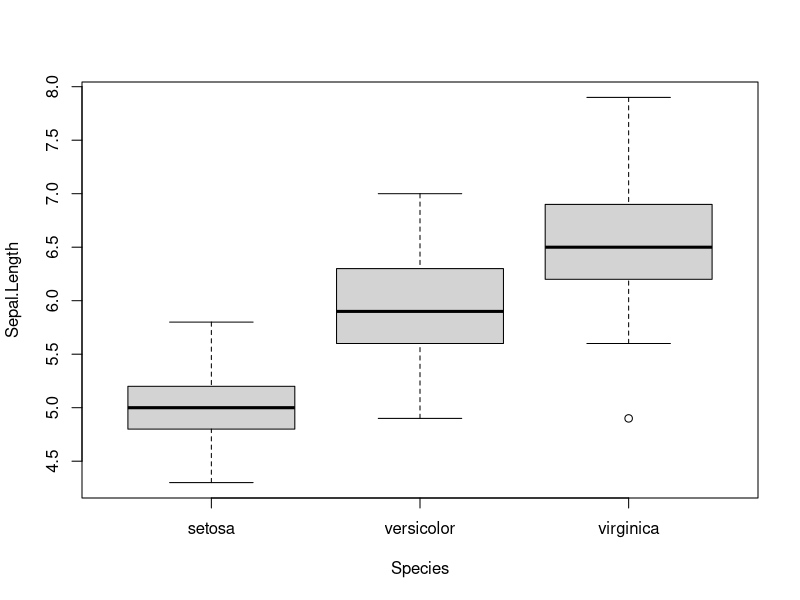
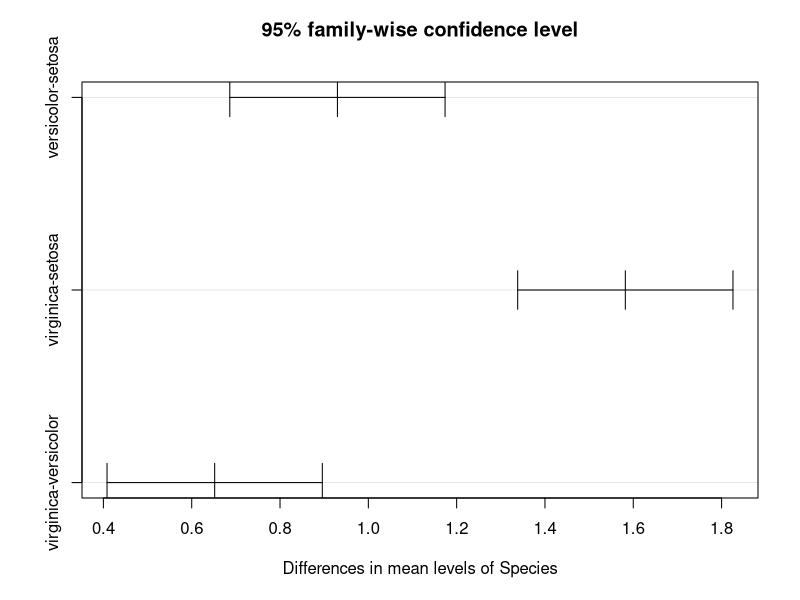

Reproduce these figures in R, in order.
## ---- chunk 1
boxplot(Sepal.Length ~ Species, data = iris)
## ---- chunk 2
oneway.test(Sepal.Length ~ Species, data = iris)
## ---- chunk 3
res <- aov(Sepal.Length ~ Species, data = iris)
print(res)
summary(res)
## ---- chunk 4
res2 <- lm(Sepal.Length ~ Species -1, data = iris)
anova(res2) # this is all you need here

print(res2)
summary(res2)
## ---- chunk 5
res3 <- lm(Sepal.Length ~ Species, data = iris)
print(res3)
summary(res3)
## ---- chunk 6
TukeyHSD(res)

## ---- chunk 7
plot(TukeyHSD(res))
